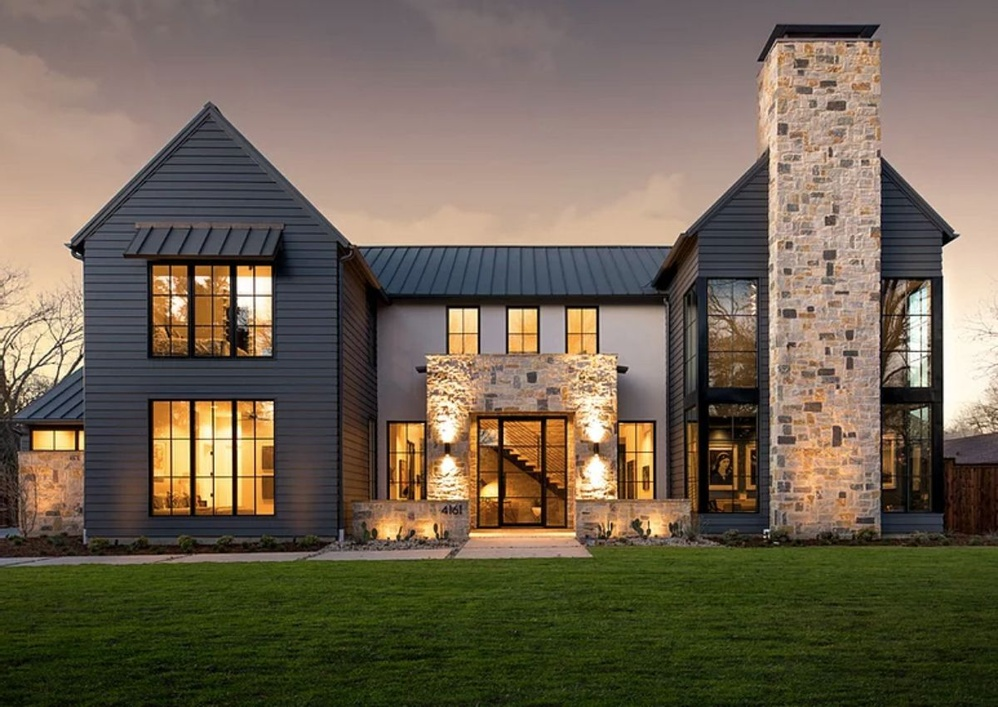
#> input picture Tasks/img/build.jpeg, 998 x 707 px, shrunk from 1200 x 850 before the run
$ jupyter execute --allow-errors Ind.ipynb
#> lines starting #> are read from the running program, lines starting #| are printed output that depends on the picture
# Индивидуальное задание

Создать файл с изображением, который обязательно содержит вертикальные и горизонтальные линии. С помощью оператора Превитта обнаружить и выделить эти линии. Создать комбинированный оператор Превитта, который объединяет обнаружение горизонтальных и вертикальных линий. Для этого можно использовать формулу: $combined = \sqrt{img_prewittx^2 + img_prewitty^2}$

[cell 1]
import cv2
import numpy as np
from matplotlib import pyplot as plt

[cell 2]
image = cv2.imread('img/build.jpeg', 0)
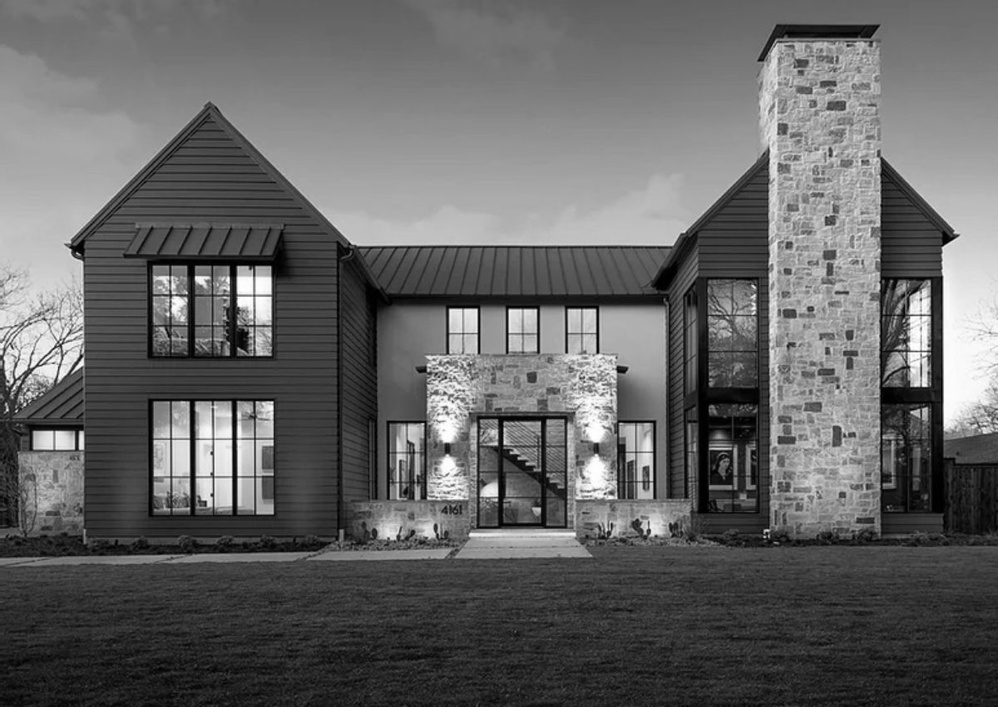
#> image: shape (707, 998); min 0, max 255, mean 100.8

Оператора Превитта, который обнаруживает и выдяляет линии

[cell 3]
xkernel = np.array([[-1, -1, -1], [0, 0, 0], [1, 1, 1]]) # Создаем ядро (маску) для x
ykernel = np.array([[-1, 0, 1], [-1, 0, 1], [-1, 0, 1]]) # Создаем ядро (маску) для Y

# Функция соединения изображения с ядром
img_prewittx = cv2.filter2D(image, -1, xkernel)
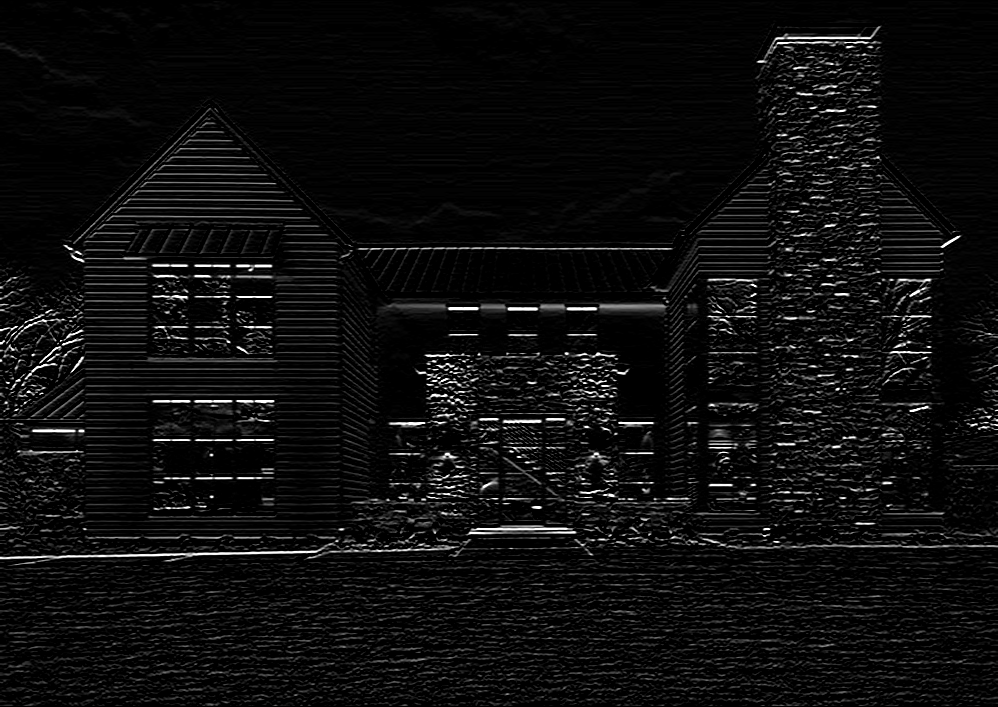
#> img_prewittx: shape (707, 998); min 0, max 255, mean 13.8
img_prewitty = cv2.filter2D(image, -1, ykernel)
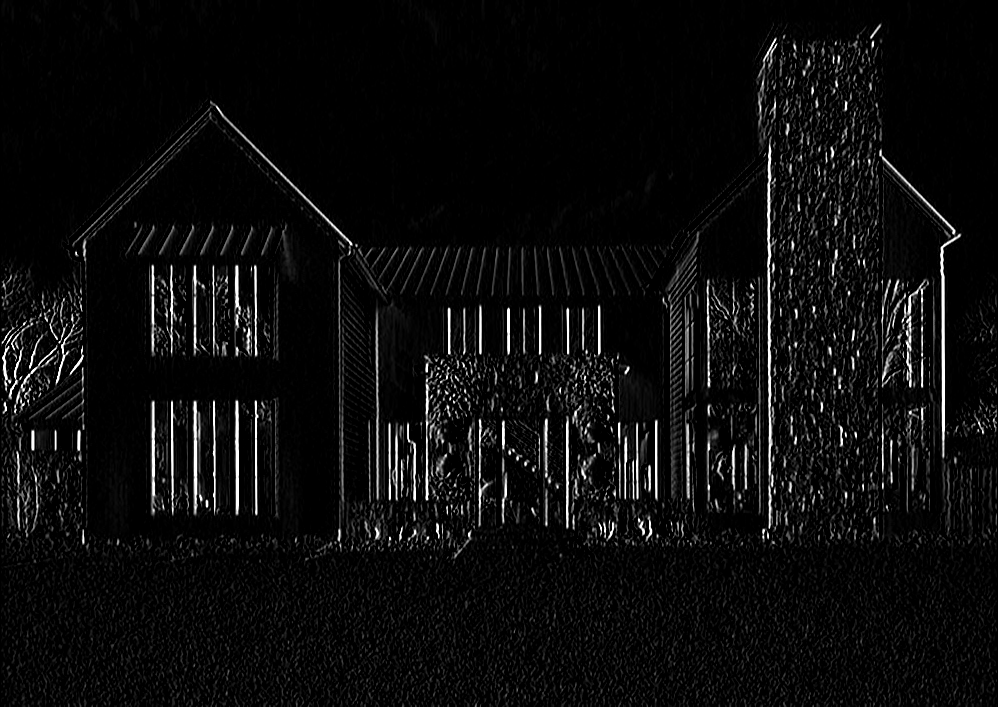
#> img_prewitty: shape (707, 998); min 0, max 255, mean 12.3

[cell 4]
plt.figure(figsize=(10, 10))
plt.subplot(121),plt.imshow(img_prewittx, cmap = 'gray'), plt.title('img_prewittx')
plt.axis('off')

plt.subplot(122),plt.imshow(img_prewitty, cmap = 'gray'), plt.title('img_prewitty')
plt.axis('off')

plt.show();
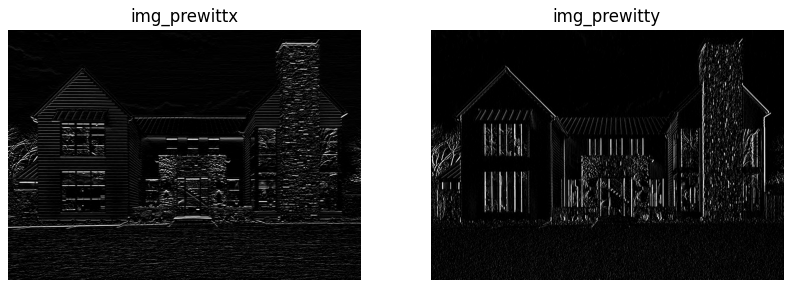
#> figure drawn by matplotlib, 2 panels

Комбинированный оператор Превитта

[cell 5]
gradient_magnitude = np.sqrt(img_prewittx**2 + img_prewitty**2)
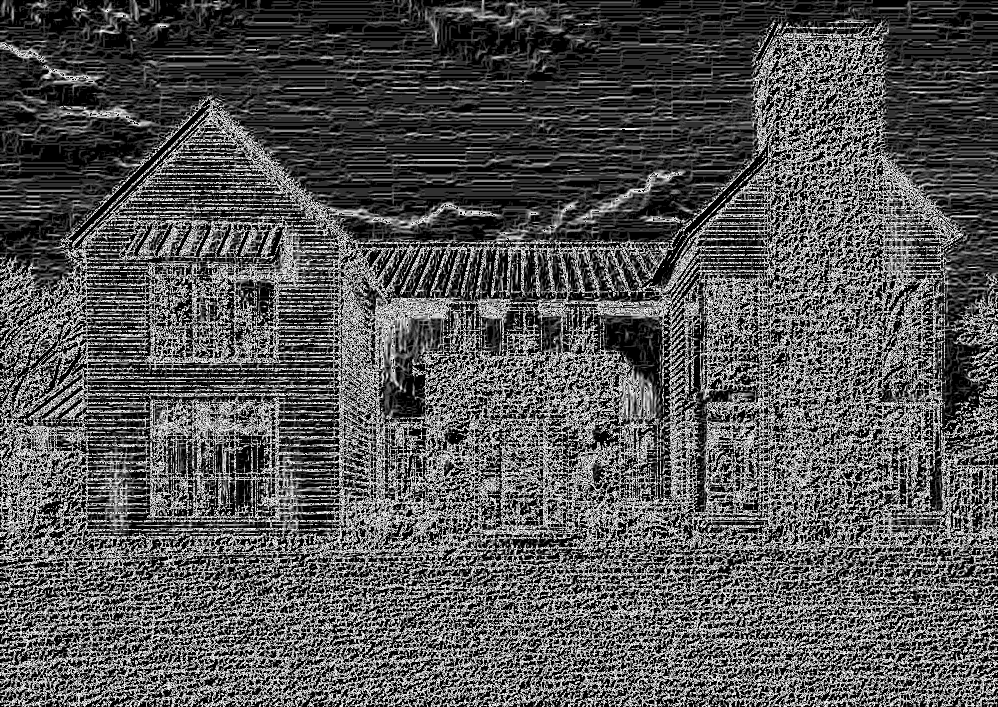
#> gradient_magnitude: shape (707, 998) float16; min 0, max 15.91, mean 5.32; drawn with min black and max white
gradient_direction = np.arctan2(img_prewitty, img_prewittx)
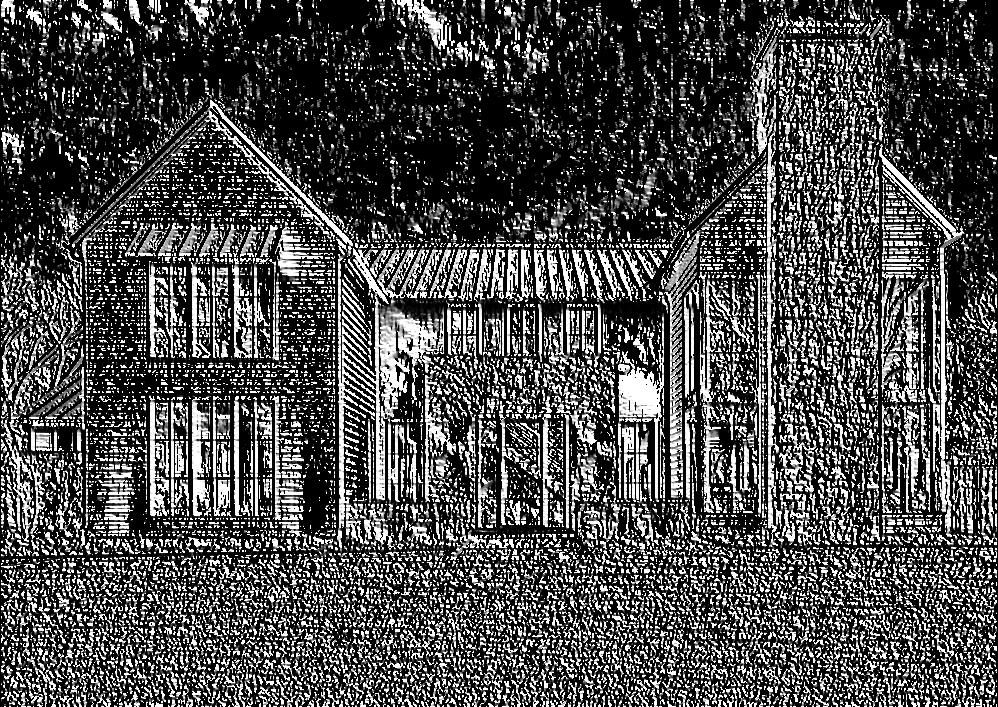
#> gradient_direction: shape (707, 998) float16; min 0, max 1.57, mean 0.461; drawn with min black and max white

$ run again, with Tasks/img/cat.jpg copied over Tasks/img/build.jpeg
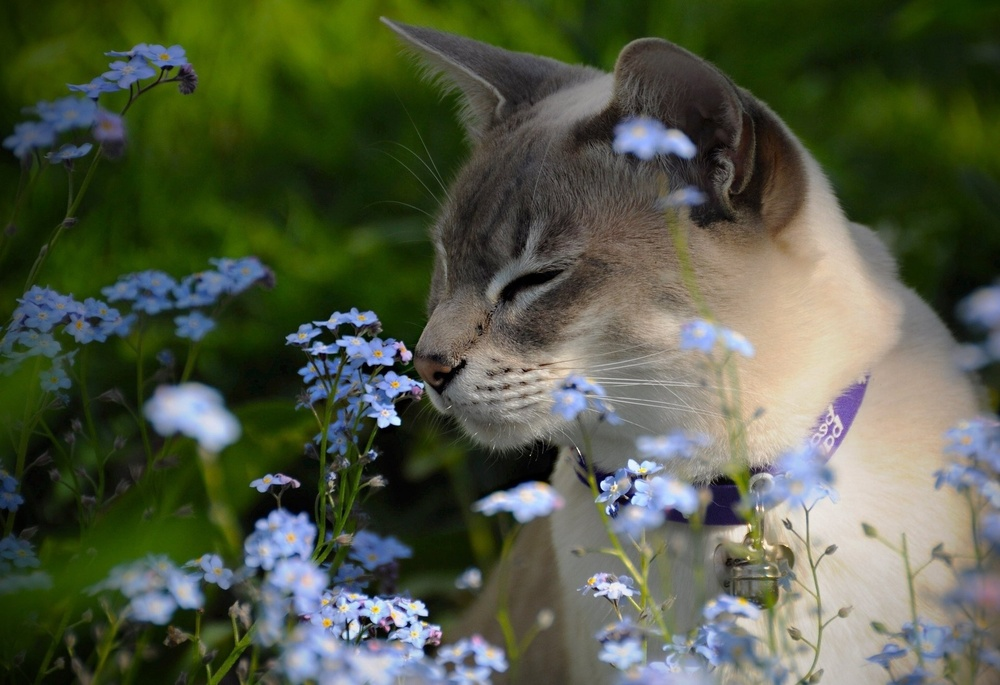
#> input picture Tasks/img/cat.jpg, 1000 x 685 px, shrunk from 1920 x 1315 before the run
#> `gradient_magnitude = np.sqrt(img_prewittx**2 + img_prewitty**2)`:
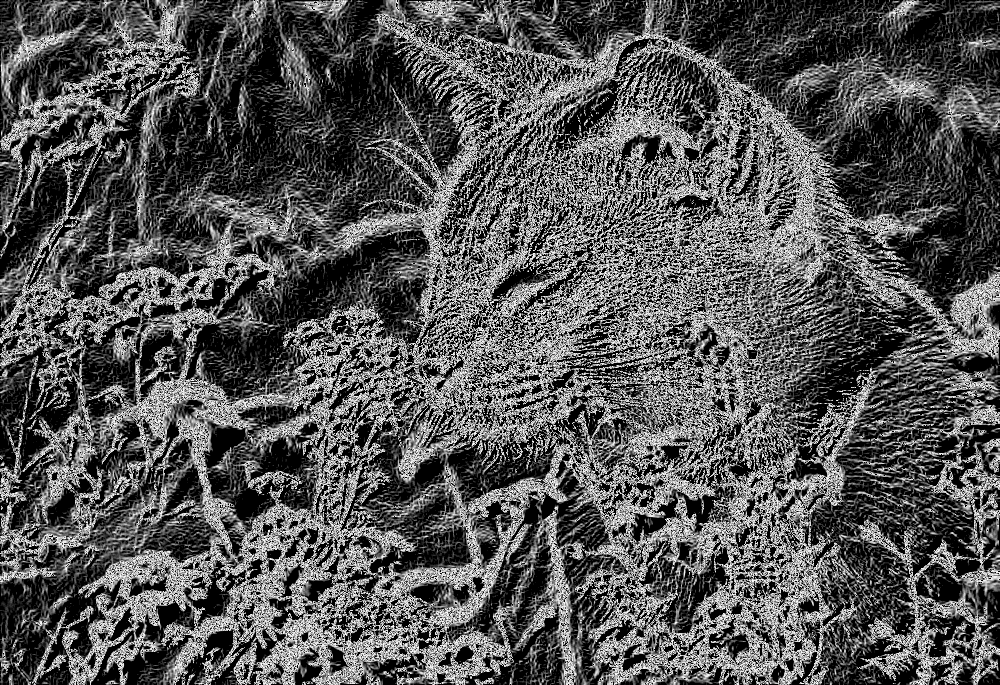
#> gradient_magnitude: shape (685, 1000) float16; min 0, max 15.91, mean 5.31; drawn with min black and max white
#> `gradient_direction = np.arctan2(img_prewitty, img_prewittx)`:
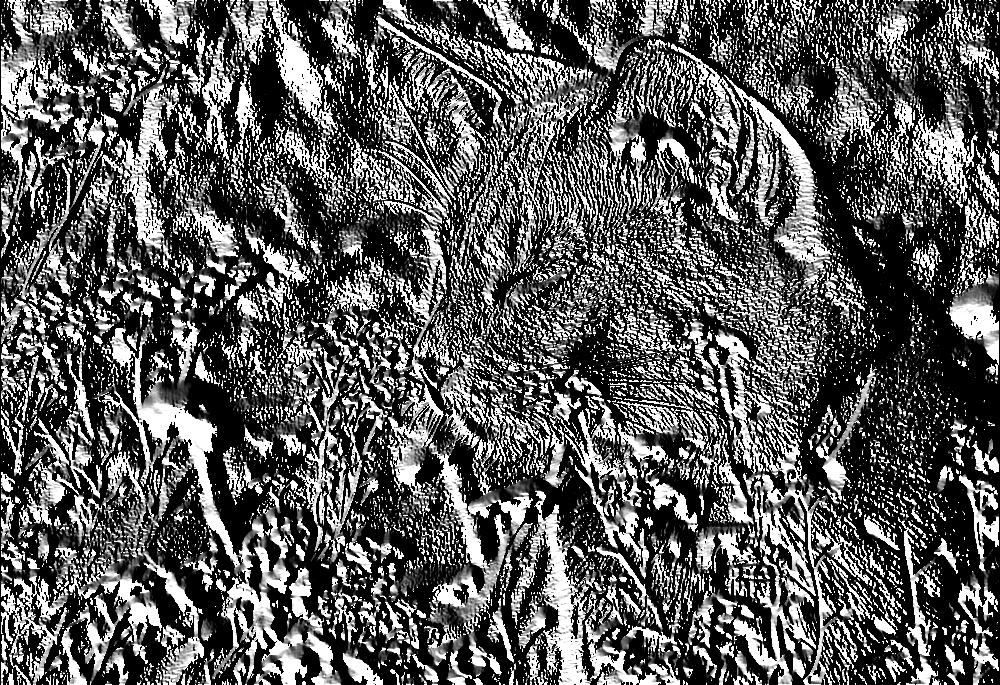
#> gradient_direction: shape (685, 1000) float16; min 0, max 1.57, mean 0.559; drawn with min black and max white

$ run again, with Tasks/img/face.png saved as Tasks/img/build.jpeg
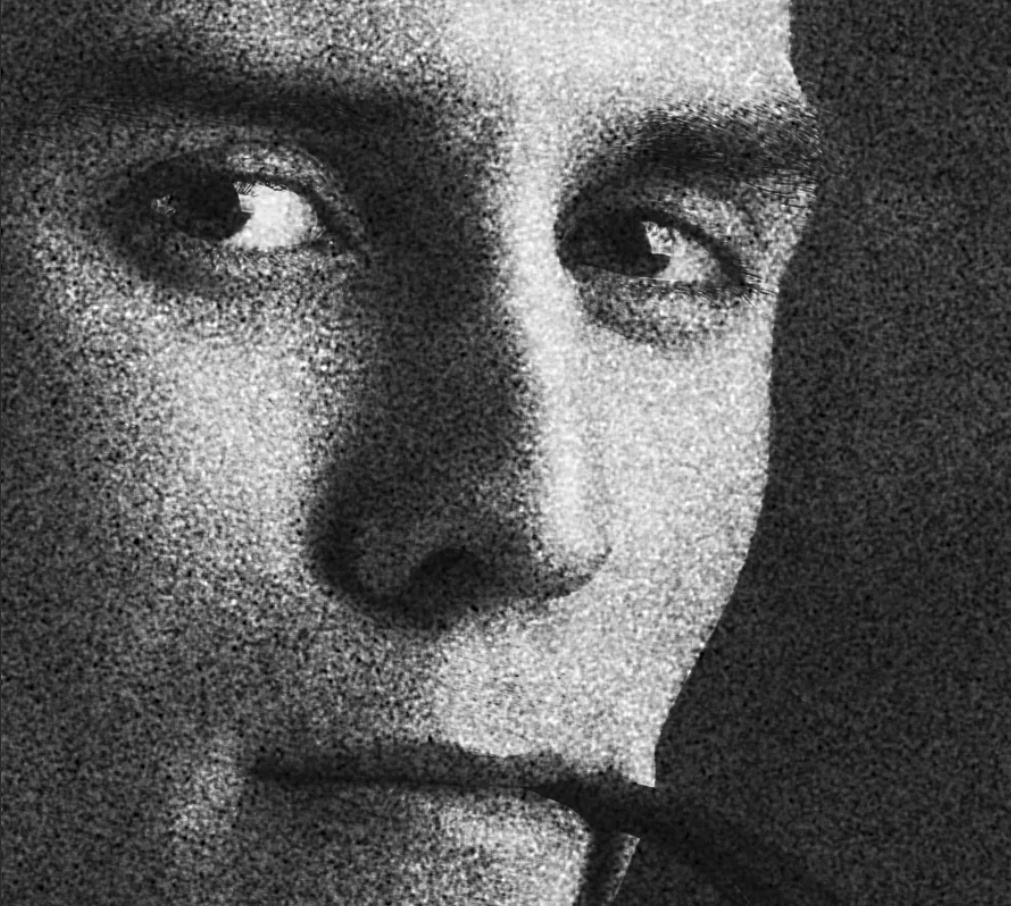
#> input picture Tasks/img/face.png, 1011 x 906 px
#> image is the input picture: shape (906, 1011); min 0, max 255, mean 90.8
#> `gradient_magnitude = np.sqrt(img_prewittx**2 + img_prewitty**2)`:
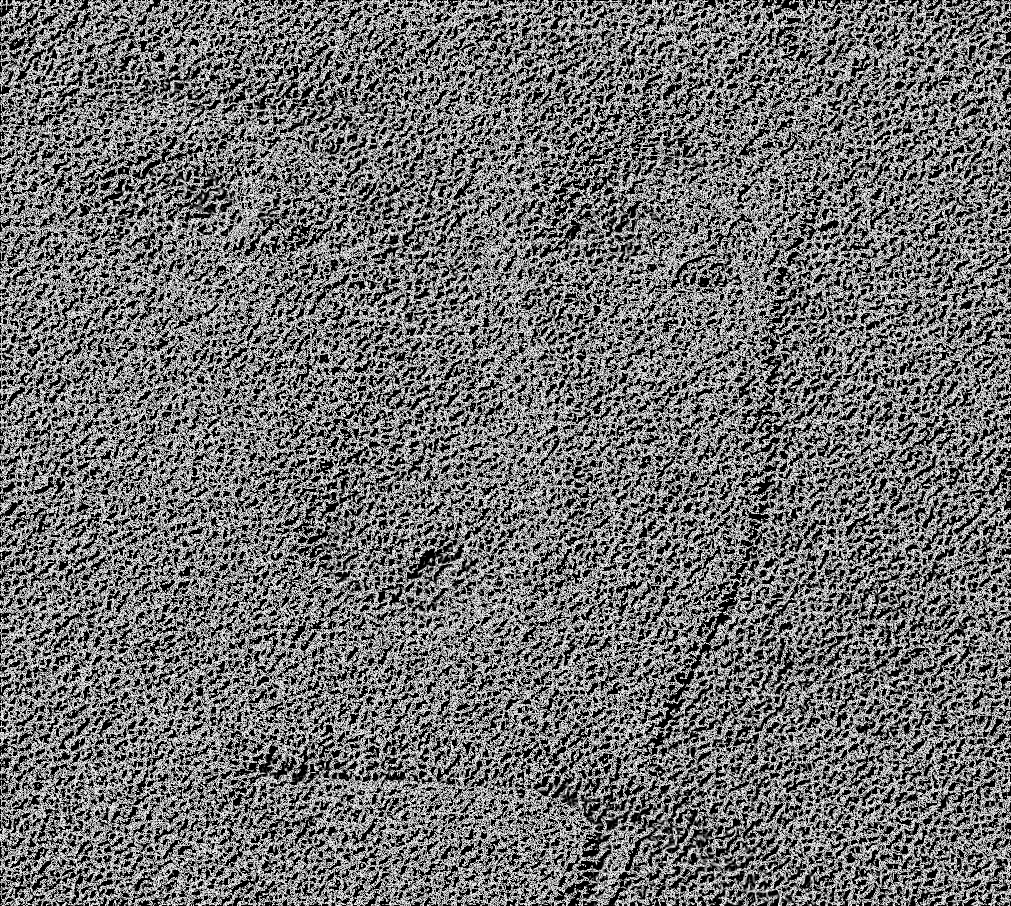
#> gradient_magnitude: shape (906, 1011) float16; min 0, max 15.91, mean 7.03; drawn with min black and max white
#> `gradient_direction = np.arctan2(img_prewitty, img_prewittx)`:
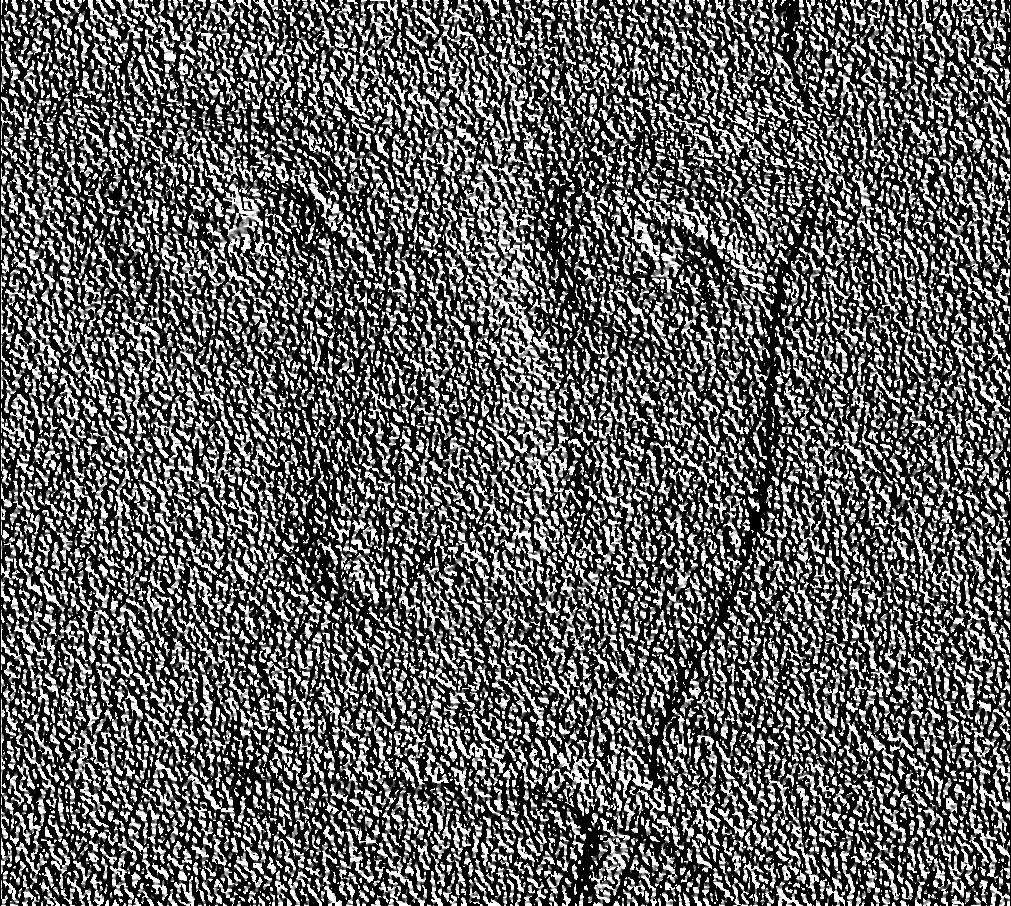
#> gradient_direction: shape (906, 1011) float16; min 0, max 1.57, mean 0.586; drawn with min black and max white
